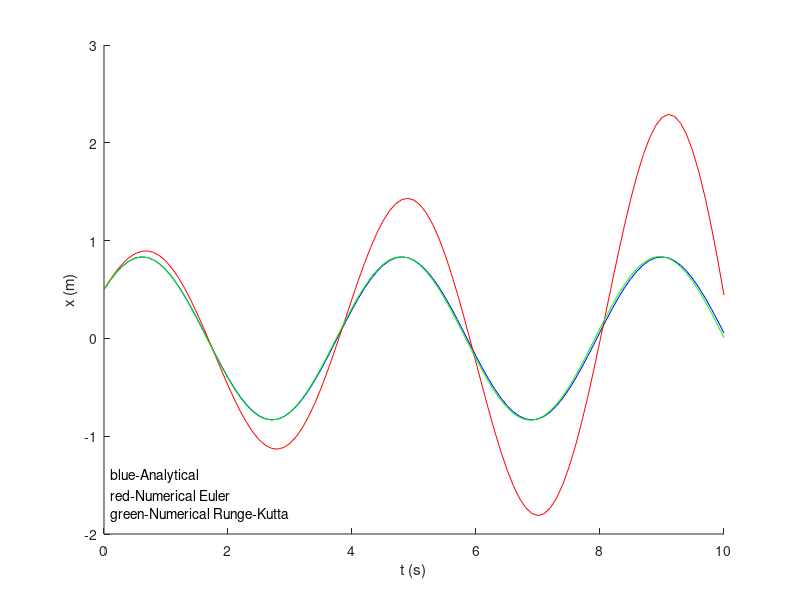

Recreate this plot in MATLAB.
clear all
clc
t=0:0.1:10;
x=5/6*cos(1.5*t-atan(4/3));
hold on
plot(t,x,'b');

i=1;
v1(1)=1;
x1(1)=0.5;
t1=0:0.1:10;
while i<101
   x1(i+1)=x1(i)+v1(i)*0.1;
   v1(i+1)=v1(i)-2.25*x1(i)*0.1;
   i=i+1;
end
plot(t1,x1,'r');

i=1;
v2(1)=1;
x2(1)=0.5;
t2=0:0.1:10;
while i<101
   x2(i+1)=x2(i)+v2(i)*0.1-9/8*x2(i)*0.01;
   v2(i+1)=v2(i)-9/4*x2(i)*0.1-9/8*v2(i)*0.01;
   i=i+1;
end
plot(t2,x2,'g');
xlabel('t (s)');
ylabel('x (m)');
txt1 = text(0.1,-1.6,'red-Numerical Euler','fontsize',10);
txt2 = text(0.1,-1.4,'blue-Analytical','fontsize',10);
txt3 = text(0.1,-1.8,'green-Numerical Runge-Kutta','fontsize',10);